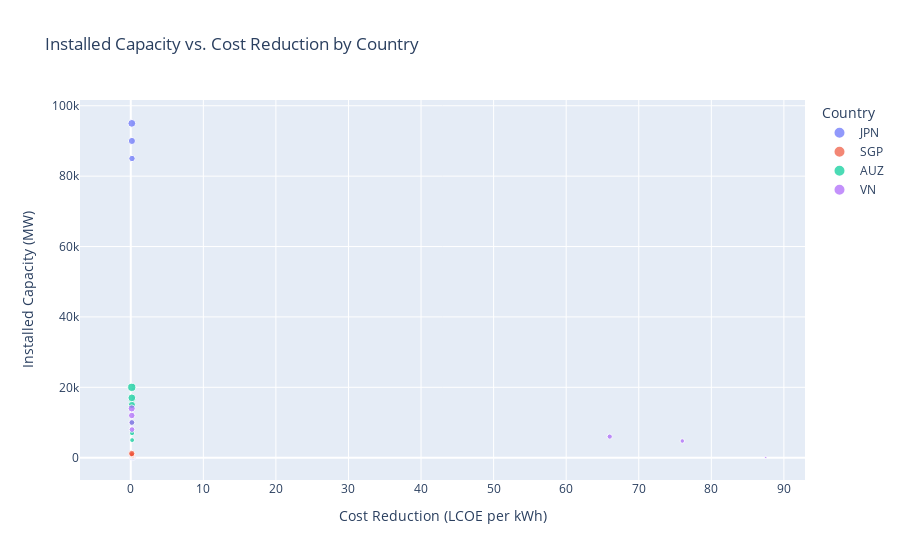

Source (notebook cell):
### Code cell
import plotly.express as px
import pandas as pd

# Load the dataset into a pandas DataFrame
data = {
    "Country": ["JPN", "JPN", "JPN", "JPN", "JPN", "JPN", "JPN", "JPN", "JPN", "JPN", "JPN", "JPN", "JPN", "SGP", "SGP", "SGP", "SGP", "SGP", "SGP", "SGP", "SGP", "AUZ", "AUZ", "AUZ", "AUZ", "AUZ", "AUZ", "AUZ", "AUZ", "AUZ", "AUZ", "AUZ", "VN", "VN", "VN", "VN", "VN", "VN", "VN", "VN"],
    "Year": [2011, 2012, 2013, 2014, 2015, 2016, 2017, 2018, 2019, 2020, 2021, 2022, 2023, 2017, 2018, 2019, 2020, 2021, 2022, 2023, 2024, 2011, 2012, 2013, 2014, 2015, 2016, 2017, 2018, 2019, 2020, 2021, 2017, 2018, 2019, 2020, 2021, 2022, 2023, 2024],
    "Installed_Capacity_MW": [52742, 32, 29, 26, 25, 24, 24, 23, 22, None, 85020, 90000, 95000, 151.1, 209.8, 352.7, 431.2, 631.8, 822, 1000.5, 1200, None, 2.4, 2.13, 2.4, 1.86, 5000, 7000, 10000, 15000, 17000, 20000, 10, 86, 4750, 6000, 8000, 10000, 12000, 14000],
    "Cost_Reduction_LCOE_kWh": [None, 0.27, 0.26, 0.24, 0.23, 0.22, 0.21, 0.2, 0.19, 0.18, 0.17, 0.16, 0.15, 0.24, 0.23, 0.22, 0.2, 0.18, 0.16, 0.15, 0.14, None, None, None, None, None, 0.19, 0.18, 0.17, 0.16, 0.15, 0.14, None, 87.5, 76, 66, 0.17, 0.15, 0.14, 0.13],
    "New_Solar_Installation": [1296, 1718, 6967, 9740, 10811, 8600, 7000, 5000, 4000, 236266, 12000, 15000, 18000, 2500, 3500, 5000, 5500, 6000, 7000, 9000, 12000, None, 200, 250, 500, 1000, 7000, 8000, 10000, 15000, 18000, 20000, 1000, 1500, 6000, 8000, 9500, 10000, 12500, 15000]
}

df = pd.DataFrame(data)

# Fill NaN values in the 'New_Solar_Installation' column with 0
df['New_Solar_Installation'].fillna(0, inplace=True)

# Plot Installed Capacity and Cost Reduction over the years for each country
fig = px.scatter(df, x='Cost_Reduction_LCOE_kWh', y='Installed_Capacity_MW', color='Country', 
                 size='New_Solar_Installation', hover_data=['Year'],
                 title="Installed Capacity vs. Cost Reduction by Country",
                 labels={"Cost_Reduction_LCOE_kWh": "Cost Reduction (LCOE per kWh)", "Installed_Capacity_MW": "Installed Capacity (MW)"})

# Show plot
fig.show()

### Figure 1 — Plotly figure (JSON) as saved in the notebook; plotly's stock layout.template omitted (floating-point values rounded to 4 significant figures)
{"data": [{"customdata": [[2011], [2012], [2013], [2014], [2015], [2016], [2017], [2018], [2019], [2020], [2021], [2022], [2023]], "hovertemplate": "Country=JPN<br>Cost Reduction (LCOE per kWh)=%{x}<br>Installed Capacity (MW)=%{y}<br>New_Solar_Installation=%{marker.size}<br>Year=%{customdata[0]}<extra></extra>", "legendgroup": "JPN", "marker": {"color": "#636efa", "size": [1296, 1718, 6967, 9740, 10811, 8600, 7000, 5000, 4000, 236266, 12000, 15000, 18000], "sizemode": "area", "sizeref": 590.7, "symbol": "circle"}, "mode": "markers", "name": "JPN", "orientation": "v", "showlegend": true, "type": "scatter", "x": [null, 0.27, 0.26, 0.24, 0.23, 0.22, 0.21, 0.2, 0.19, 0.18, 0.17, 0.16, 0.15], "xaxis": "x", "y": [52742, 32, 29, 26, 25, 24, 24, 23, 22, null, 85020, 90000, 95000], "yaxis": "y"}, {"customdata": [[2017], [2018], [2019], [2020], [2021], [2022], [2023], [2024]], "hovertemplate": "Country=SGP<br>Cost Reduction (LCOE per kWh)=%{x}<br>Installed Capacity (MW)=%{y}<br>New_Solar_Installation=%{marker.size}<br>Year=%{customdata[0]}<extra></extra>", "legendgroup": "SGP", "marker": {"color": "#EF553B", "size": [2500, 3500, 5000, 5500, 6000, 7000, 9000, 12000], "sizemode": "area", "sizeref": 590.7, "symbol": "circle"}, "mode": "markers", "name": "SGP", "orientation": "v", "showlegend": true, "type": "scatter", "x": [0.24, 0.23, 0.22, 0.2, 0.18, 0.16, 0.15, 0.14], "xaxis": "x", "y": [151.1, 209.8, 352.7, 431.2, 631.8, 822, 1000.0, 1200], "yaxis": "y"}, {"customdata": [[2011], [2012], [2013], [2014], [2015], [2016], [2017], [2018], [2019], [2020], [2021]], "hovertemplate": "Country=AUZ<br>Cost Reduction (LCOE per kWh)=%{x}<br>Installed Capacity (MW)=%{y}<br>New_Solar_Installation=%{marker.size}<br>Year=%{customdata[0]}<extra></extra>", "legendgroup": "AUZ", "marker": {"color": "#00cc96", "size": [0, 200, 250, 500, 1000, 7000, 8000, 10000, 15000, 18000, 20000], "sizemode": "area", "sizeref": 590.7, "symbol": "circle"}, "mode": "markers", "name": "AUZ", "orientation": "v", "showlegend": true, "type": "scatter", "x": [null, null, null, null, null, 0.19, 0.18, 0.17, 0.16, 0.15, 0.14], "xaxis": "x", "y": [null, 2.4, 2.13, 2.4, 1.86, 5000, 7000, 10000, 15000, 17000, 20000], "yaxis": "y"}, {"customdata": [[2017], [2018], [2019], [2020], [2021], [2022], [2023], [2024]], "hovertemplate": "Country=VN<br>Cost Reduction (LCOE per kWh)=%{x}<br>Installed Capacity (MW)=%{y}<br>New_Solar_Installation=%{marker.size}<br>Year=%{customdata[0]}<extra></extra>", "legendgroup": "VN", "marker": {"color": "#ab63fa", "size": [1000, 1500, 6000, 8000, 9500, 10000, 12500, 15000], "sizemode": "area", "sizeref": 590.7, "symbol": "circle"}, "mode": "markers", "name": "VN", "orientation": "v", "showlegend": true, "type": "scatter", "x": [null, 87.5, 76, 66, 0.17, 0.15, 0.14, 0.13], "xaxis": "x", "y": [10, 86, 4750, 6000, 8000, 10000, 12000, 14000], "yaxis": "y"}], "layout": {"autosize": true, "legend": {"itemsizing": "constant", "title": {"text": "Country"}, "tracegroupgap": 0}, "title": {"text": "Installed Capacity vs. Cost Reduction by Country"}, "xaxis": {"anchor": "y", "autorange": true, "domain": [0, 1], "range": [-5.415, 92.53], "title": {"text": "Cost Reduction (LCOE per kWh)"}, "type": "linear"}, "yaxis": {"anchor": "x", "autorange": true, "domain": [0, 1], "range": [-7599.0, 103200.0], "title": {"text": "Installed Capacity (MW)"}, "type": "linear"}}}
